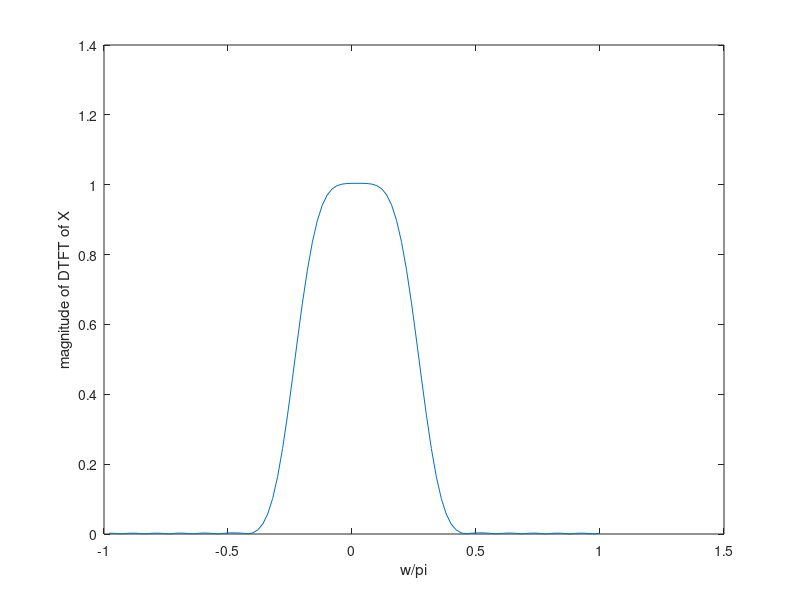

Source code (MATLAB):
n= 0:1:20;
M= 21;
a= (M-1)/2;
L= n-a;
h_d= 0.25*sinc(0.25*L); 
w= hamming(M);
k= h_d.*(w');
p= 100;
X= fft(k,p);
W= ((2*pi)/p)*(1:1:p);
W1= fftshift(W);
W2= unwrap(W1-(2*pi));
plot((W2/pi),abs(fftshift(X)));
xlabel('w/pi'); ylabel('magnitude of DTFT of X')